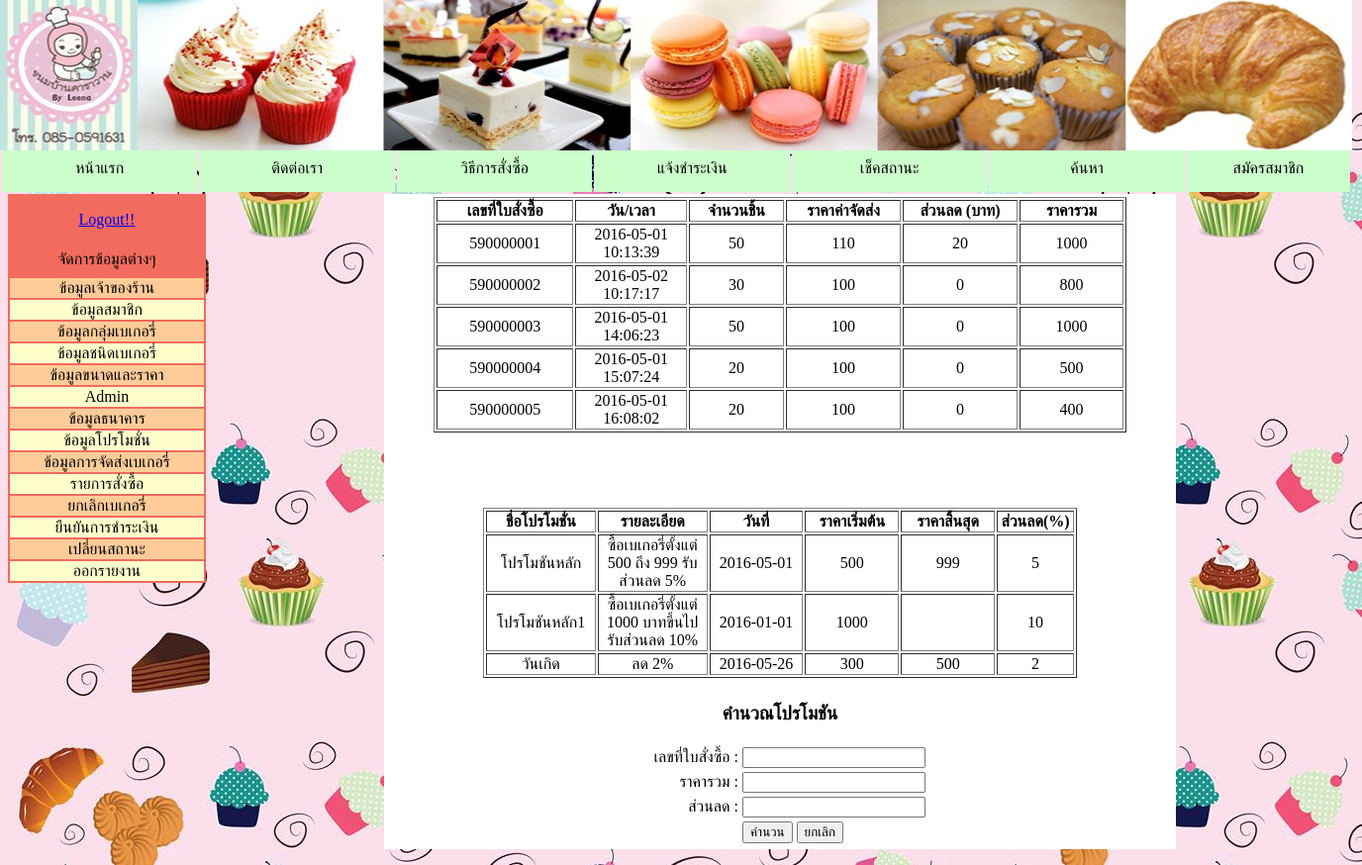
/cal_pro/cal_pro.php, run on the app's committed database.
### tables this page shows
CREATE TABLE `preorder_bakery` (
  `orderno` int(9) NOT NULL AUTO_INCREMENT,
  `datetime_pre` datetime NOT NULL,
  `total` double NOT NULL,
  `amount_piece` double NOT NULL,
  `deliver_price` double NOT NULL DEFAULT '100',
  `pct` varchar(3) DEFAULT '0',
  `status_cancel` char(1) NOT NULL,
  `id_mem` int(7) NOT NULL,
  `id_pro` int(5) NOT NULL,
  `id_rate` int(5) NOT NULL,
  PRIMARY KEY (`orderno`),
  KEY `id_mem` (`id_mem`),
  KEY `id_pro` (`id_pro`),
  KEY `id_rate` (`id_rate`),
  CONSTRAINT `preorder_bakery_ibfk_1` FOREIGN KEY (`id_mem`) REFERENCES `member` (`id_mem`),
  CONSTRAINT `preorder_bakery_ibfk_2` FOREIGN KEY (`id_pro`) REFERENCES `promotion` (`id_pro`),
  CONSTRAINT `preorder_bakery_ibfk_3` FOREIGN KEY (`id_rate`) REFERENCES `deliver_rate` (`id_rate`)
);

CREATE TABLE `promotion` (
  `id_pro` int(5) NOT NULL AUTO_INCREMENT,
  `pro_name` varchar(20) NOT NULL,
  `pro_descrip` varchar(100) NOT NULL,
  `initial_date_pro` date NOT NULL,
  `start_price` int(3) NOT NULL,
  `end_price` varchar(4) NOT NULL,
  `percent` varchar(2) NOT NULL,
  `status_pro` char(1) NOT NULL,
  PRIMARY KEY (`id_pro`)
);

### cal_pro/cal_pro.php (the view, shortened to what this page needs)
<?php
include 'connect.php';
?>
<html>
    <head>
        <link rel="stylesheet" href="css.css">
    </head>
    <body>
        <img class="logo-head" src="image/1.jpg">
        <form action="callpro.php" method="post">
            <table class="menu-head">
                <tr align="center" valign="middle" bgcolor="#CCFFCC">
                    <td width="120" align="center">หน้าแรก</td>
                    <td width="120" align="center">ติดต่อเรา</td>
                    <td width="120" height="20" align="center">วิธีการสั่งซื้อ</td>
                    <td width="120" align="center">แจ้งชำระเงิน</td>
                    <td width="120" align="center">เช็คสถานะ</td>
                    <td width="120" align="center">ค้นหา</td>
                    <td width="100">สมัครสมาชิก</td>
                </tr>
            </table>
            <table width="200" border="0" align="left" bgcolor="#F26B5E">
                <tr align="center" bgcolor="#F26B5E">
                <div class="menuleft">
                    <tr>
                        <td width="218" height="40" align="center"><a href="../register/logout.php">Logout!!</a></td>
                    </tr>
                    <tr>
                        <td align="center" height="35" >จัดการข้อมูลต่างๆ</td>
                    </tr>
                    <tr align="center" bgcolor="#FFFFCC">
                        <td bgcolor="#FFCC99"><a><span onclick="window.location = '../bk_owner/owner_form.php';" >ข้อมูลเจ้าของร้าน</span></a></td>
                    </tr>
                    <tr align="center" bgcolor="#FFFFCC">
                        <td><a><span onclick="window.location = '../bk_owner/owner_form.php';" >ข้อมูลสมาชิก</span></a></td>
                    </tr>
                    <tr align="center" bgcolor="#FFCC99">
                        <td bgcolor="#FFCC99"><a><span onclick="window.location = '../bk_group/group_form.php';" >ข้อมูลกลุ่มเบเกอรี่</span></a></td>
                    </tr>
                    <tr align="center" bgcolor="#FFFFCC">
                        <td><a><span onclick="window.location = '../bk_type/type_form.php';" >ข้อมูลชนิดเบเกอรี่</span></a></td>
                    </tr>
                    <tr align="center" bgcolor="#FFCC99">
                        <td><a><span onclick="window.location = '../bk_sp/sp_form.php';" >ข้อมูลขนาดและราคา</span></a></td>
                    </tr>
                    <tr align="center" bgcolor="#FFFFCC">
                        <td><a><span onclick="window.location = '../bk_owner/owner_form.php';" >Admin</span></a></td>
                    </tr>
                    <tr align="center" bgcolor="#FFCC99">
                        <td><a><span onclick="window.location = '../bk_owner/owner_form.php';" >ข้อมูลธนาคาร</span></a></td>
                    </tr>
                    <tr align="center" bgcolor="#FFFFCC">
                        <td><a><span onclick="window.location = '../cal_pro/cal_pro.php';" >ข้อมูลโปรโมชั่น</span></a></td>
                    </tr>
                    <tr align="center" bgcolor="#FFCC99">
                        <td><a><span onclick="window.location = '../bk_owner/owner_form.php';" >ข้อมูลการจัดส่งเบเกอรี่</span></a></td>
                    </tr>
                    <tr align="center" bgcolor="#FFFFCC">
                        <td><a><span onclick="window.location = '../bk_owner/owner_form.php';" >รายการสั่งซื้อ</span></a></td>
                    </tr>
                    <tr align="center" bgcolor="#FFCC99">
                        <td><a><span onclick="window.location = '../bk_owner/owner_form.php';" >ยกเลิกเบเกอรี่</span></a></td>
                    </tr>
                    <tr align="center" bgcolor="#FFFFCC">
                        <td><a><span onclick="window.location = '../bk_owner/owner_form.php';" >ยืนยันการชำระเงิน</span></a></td>
                    </tr>
                    <tr align="center" bgcolor="#FFCC99">
                        <td><a><span onclick="window.location = '../bk_owner/owner_form.php';" >เปลี่ยนสถานะ</span></a></td>
                    </tr>
                    <tr align="center" bgcolor="#FFFFCC">
                        <td><a><span onclick="window.location = '../bk_owner/owner_form.php';" >ออกรายงาน</span></a></td>
                    </tr></div>
            </table>
            <table width="800" align="center" bgcolor="#FFFFFF">
                <tr>
                    <td>
                        <table width="700" border="1" align="center">
                            <tr>
                                <th width="120" align="center">เลขที่ใบสั่งซื้อ</td>
                                <th width="97" align="center">วัน/เวลา</td>
                                <th width="82" align="center">จำนวนชิ้น</td>
                                <th width="100" align="center">ราคาค่าจัดส่ง</td>
                                <th width="100" align="center">ส่วนลด (บาท)</td>
                                <th width="90" align="center">ราคารวม</td>
                            </tr>
                            <?php
                            $sql = "select * from preorder_bakery";
                            $query = mysqli_query($conn, $sql) or die($sql);
                            while ($proResult = mysqli_fetch_array($query)) {
                                echo "<tr>";
                                echo "<td align='center'>" . $proResult['orderno'] . "</td>";
                                echo "<td align='center'>" . $proResult['datetime_pre'] . "</td>";
                                echo "<td align='center'>" . $proResult['amount_piece'] . "</td>";
                                echo "<td align='center'>" . $proResult['deliver_price'] . "</td>";
                                echo "<td align='center'>" . $proResult['pct'] . "</td>";
                                echo "<td align='center'>" . $proResult['total'] . "</td>";
                            }
                            ?>
                        </table><br><br><br><br></td> </tr>
                <tr>
                    <td>
                        <table width="600" border="1" align="center">
                            <tr>
                                <th width="100" align="center">ชื่อโปรโมชั่น</th>
                                <th width="100" align="center">รายละเอียด</th>
                                <th width="85" align="center">วันที่</th>
                                <th width="85" align="center">ราคาเริ่มต้น</th>
                                <th width="85" align="center">ราคาสิ้นสุด</th>
                                <th width="60" align="center">ส่วนลด(%)</th>
                            </tr>
                            <?php
                            $sql = "select * from promotion";
                            $query = mysqli_query($conn, $sql) or die($sql);
                            while ($proResult = mysqli_fetch_array($query)) {
                                echo "<tr>";
                                echo "<td align='center'>" . $proResult['pro_name'] . "</td>";
                                echo "<td align='center'>" . $proResult['pro_descrip'] . "</td>";
                                echo "<td align='center'>" . $proResult['initial_date_pro'] . "</td>";
                                echo "<td align='center'>" . $proResult['start_price'] . "</td>";
                                echo "<td align='center'>" . $proResult['end_price'] . "</td>";
                                echo "<td align='center'>" . $proResult['percent'] . "</td>";
                            }
                            ?>
                        </table>
                        <br>
                </tr>
                <tr>
                    <td>
                        <table width="300" border="0.5" align="center">
                            <tr>
                                <td colspan="3" align="center"><h3>คำนวณโปรโมชัน</h3></td>
                            </tr>
                            <tr>
                                <td width="110" align="right">เลขที่ใบสั่งซื้อ :</td>
                                <td colspan="2">
                                    <input type="text" id="orderno" name="orderno" maxlength="9" onkeypress="OnlyNum()"></td>
                            </tr>
                            <tr>
                                <td align="right">ราคารวม :</td>
                                <td colspan="2">
                                    <input type="text" name="total1" id="total1" onkeypress="OnlyNum()"></td>
                            </tr>
                            <tr>
                                <td align="right">ส่วนลด :</td>
                                <td colspan="2">
                                    <input type="text" name="total2" id="total2" onkeypress="OnlyNum()"></td>
                            </tr>
                            <tr>
                                <td></td>
                                <td colspan="2">
                                    <input type="submit" name="submit" id="submit" value="คำนวน">
                                    <input type="reset" name="reset" id="reset" value="ยกเลิก"></td>
                            </tr>
                        </table>
                    </td>
                </tr>
        </form>
    </body>
</html>

### cal_pro/css.css (style rules this page uses)
.logo-head { position: static; margin-top: -8px; margin-left: -8px; height: 152px; width: 1366px; }
.menu-head { position: static; margin-top: -8px; margin-left: -8px; height: 52px; width: 1366px; }
body { background-image: url('../image/bg.jpg'); }

### data on the page
preorder_bakery: orderno "590000001", datetime_pre "2016-05-01 10:13:39", amount_piece "50", deliver_price "110", pct "20", total "1000"
preorder_bakery: orderno "590000002", datetime_pre "2016-05-02 10:17:17", amount_piece "30", deliver_price "100", pct "0", total "800"
preorder_bakery: orderno "590000003", datetime_pre "2016-05-01 14:06:23", amount_piece "50", deliver_price "100", pct "0", total "1000"
preorder_bakery: orderno "590000004", datetime_pre "2016-05-01 15:07:24", amount_piece "20", deliver_price "100", pct "0", total "500"
preorder_bakery: orderno "590000005", datetime_pre "2016-05-01 16:08:02", amount_piece "20", deliver_price "100", pct "0", total "400"
promotion: pro_name "โปรโมชันหลัก", pro_descrip "ซื้อเบเกอรี่ตั้งแต่ 500 ถึง 999 รับส่วนลด 5%", initial_date_pro "2016-05-01", start_price "500", end_price "999", percent "5"
promotion: pro_name "โปรโมชันหลัก1", pro_descrip "ซื้อเบเกอรี่ตั้งแต่ 1000 บาทขึ้นไป รับส่วนลด 10%", initial_date_pro "2016-01-01", start_price "1000", percent "10"
promotion: pro_name "วันเกิด", pro_descrip "ลด 2%", initial_date_pro "2016-05-26", start_price "300", end_price "500", percent "2"
